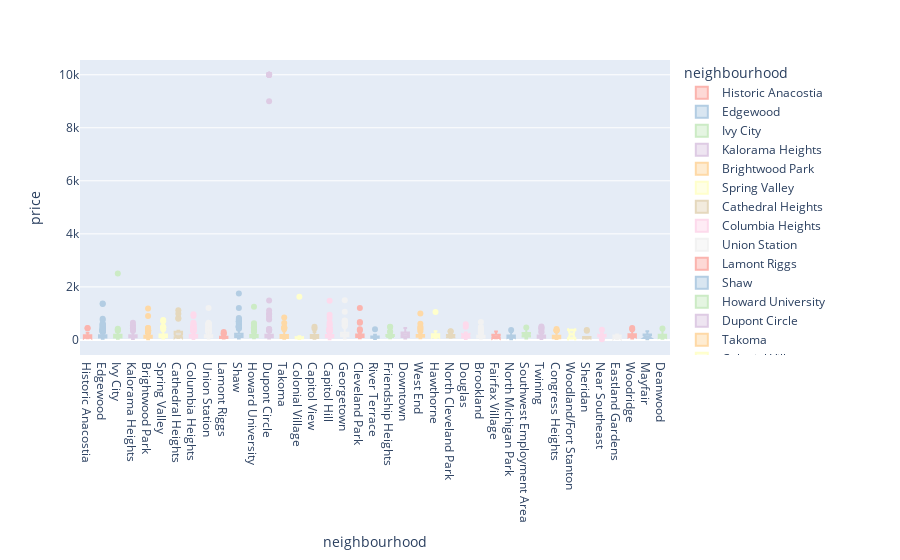

Write notebook code for a chart like this one.
### Code cell
fig = px.box(df_cleaned, x="neighbourhood", y="price",
             color="neighbourhood",
             notched=True,color_discrete_map=color_map )  # can toggle notched shape
fig.show()
